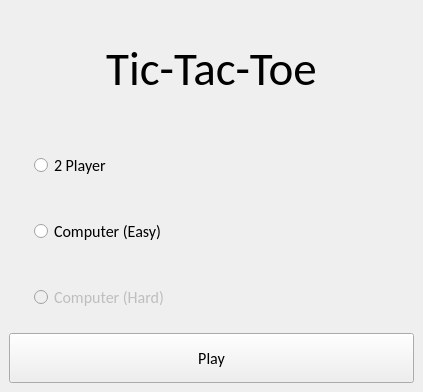
<?xml version="1.0" encoding="UTF-8"?>
<ui version="4.0">
 <class>MainWindow</class>
 <widget class="QMainWindow" name="MainWindow">
  <property name="geometry">
   <rect>
    <x>0</x>
    <y>0</y>
    <width>423</width>
    <height>392</height>
   </rect>
  </property>
  <property name="windowTitle">
   <string>MainWindow</string>
  </property>
  <widget class="QWidget" name="centralwidget">
   <layout class="QGridLayout" name="gridLayout_2">
    <item row="2" column="0">
     <layout class="QGridLayout" name="button_gridLayout">
      <item row="0" column="0">
       <widget class="QPushButton" name="play_button">
        <property name="minimumSize">
         <size>
          <width>0</width>
          <height>50</height>
         </size>
        </property>
        <property name="font">
         <font>
          <family>Calibri</family>
          <pointsize>12</pointsize>
         </font>
        </property>
        <property name="text">
         <string>Play</string>
        </property>
       </widget>
      </item>
     </layout>
    </item>
    <item row="1" column="0">
     <layout class="QGridLayout" name="main_gridLayout">
      <property name="leftMargin">
       <number>25</number>
      </property>
      <item row="0" column="0">
       <widget class="QRadioButton" name="two_player_RB">
        <property name="sizePolicy">
         <sizepolicy hsizetype="Expanding" vsizetype="Expanding">
          <horstretch>0</horstretch>
          <verstretch>0</verstretch>
         </sizepolicy>
        </property>
        <property name="font">
         <font>
          <family>Calibri</family>
          <pointsize>12</pointsize>
         </font>
        </property>
        <property name="text">
         <string>2 Player</string>
        </property>
       </widget>
      </item>
      <item row="1" column="0">
       <widget class="QRadioButton" name="easy_comp_RB">
        <property name="sizePolicy">
         <sizepolicy hsizetype="Expanding" vsizetype="Expanding">
          <horstretch>0</horstretch>
          <verstretch>0</verstretch>
         </sizepolicy>
        </property>
        <property name="font">
         <font>
          <family>Calibri</family>
          <pointsize>12</pointsize>
         </font>
        </property>
        <property name="text">
         <string>Computer (Easy)</string>
        </property>
       </widget>
      </item>
      <item row="2" column="0">
       <widget class="QRadioButton" name="hard_comp_RB">
        <property name="enabled">
         <bool>false</bool>
        </property>
        <property name="sizePolicy">
         <sizepolicy hsizetype="Expanding" vsizetype="Expanding">
          <horstretch>0</horstretch>
          <verstretch>0</verstretch>
         </sizepolicy>
        </property>
        <property name="font">
         <font>
          <family>Calibri</family>
          <pointsize>12</pointsize>
         </font>
        </property>
        <property name="text">
         <string>Computer (Hard)</string>
        </property>
       </widget>
      </item>
     </layout>
    </item>
    <item row="0" column="0">
     <widget class="QLabel" name="Title">
      <property name="sizePolicy">
       <sizepolicy hsizetype="Expanding" vsizetype="Minimum">
        <horstretch>0</horstretch>
        <verstretch>0</verstretch>
       </sizepolicy>
      </property>
      <property name="minimumSize">
       <size>
        <width>0</width>
        <height>120</height>
       </size>
      </property>
      <property name="font">
       <font>
        <family>Calibri</family>
        <pointsize>35</pointsize>
       </font>
      </property>
      <property name="text">
       <string>Tic-Tac-Toe</string>
      </property>
      <property name="alignment">
       <set>Qt::AlignCenter</set>
      </property>
     </widget>
    </item>
   </layout>
  </widget>
 </widget>
 <resources/>
 <connections/>
</ui>
